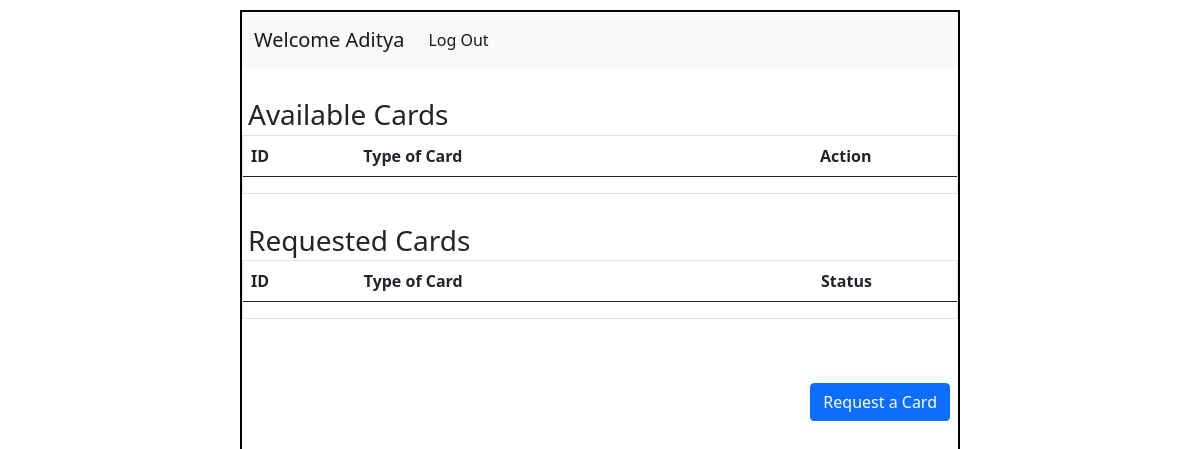
Page /home/4 on the earlier database version.
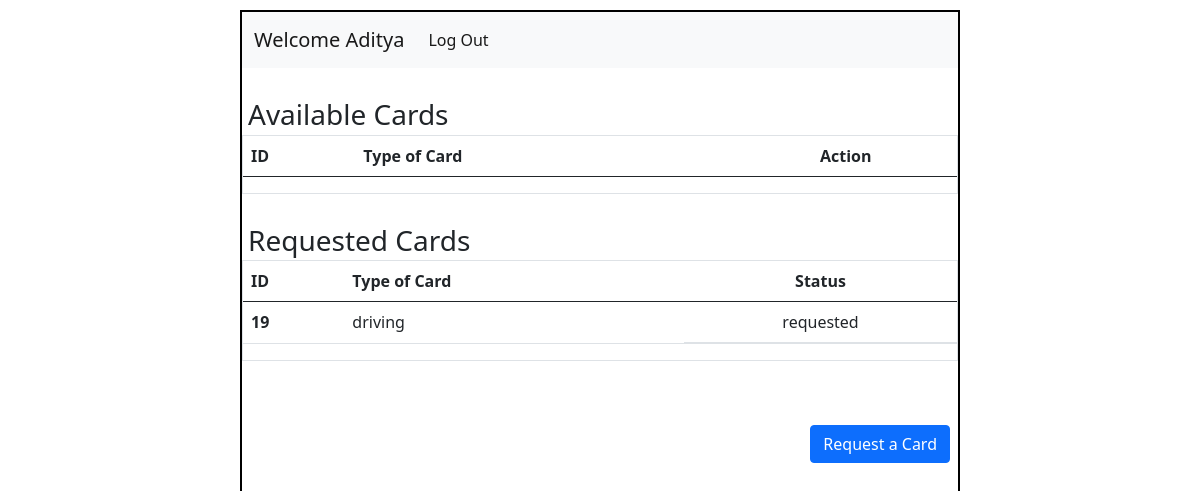
Same page on the later database version.
### application/models.py (models this page shows)
class Info(db.Model):
    id = db.Column(db.Integer(),primary_key= True)
    atr_name = db.Column(db.String(), nullable=False)
    atr_value = db.Column(db.String(),nullable = False)
    c_name = db.Column(db.String(),nullable = False)
    user_id = db.Column(db.Integer(),db.ForeignKey("user.id"),nullable= False)

### application/controllers.py (the view)
@app.route("/home/<int:user_id>")
def user_dash(user_id):
    this_user = User.query.filter_by(id=user_id).first()
    return render_template("user_dash.html",this_user=this_user)

### templates/user_dash.html (shortened to what this page needs)
<!DOCTYPE html>
<html lang="en">
<head>
    <link rel="stylesheet" href="/static/style.css">
    <link href="https://cdn.jsdelivr.net/npm/bootstrap@5.0.2/dist/css/bootstrap.min.css" rel="stylesheet">
</head>
<body>
    <div id="main">
        <div id="canvas">
            <nav class="navbar navbar-expand-lg navbar-light bg-light">
                <div class="container-fluid">
                  <a class="navbar-brand" href="#">Welcome {{this_user.username}}</a>
                  <div class="collapse navbar-collapse" id="navbarSupportedContent">
                    <ul class="navbar-nav me-auto mb-2 mb-lg-0">
                      <li class="nav-item">
                        <a class="nav-link active" aria-current="page" href="/login">Log Out</a>
                      </li>
                    </ul>
                  </div>
                </div>
            </nav>
            <div id="content">
                <h3 class="headings">Available Cards</h3>
                <div class="table border">
                    <table class="table">
                        <thead>
                          <tr>
                            <th scope="col">ID</th>
                            <th scope="col">Type of Card</th>
                            <th scope="col" class="text-center">Action</th>
                          </tr>
                        </thead>
                      </table>
                </div>
                <h3 class="headings">Requested Cards</h3>
                <div class="table border">
                    <table class="table ">
                        <thead>
                          <tr>
                            <th scope="col">ID</th>
                            <th scope="col">Type of Card</th>
                            <th scope="col" class="text-center">Status</th>
                          </tr>
                        </thead>
                        <tbody>
                          {% for info in this_user.details %}
                            {% if info.atr_name == "status" %}
                              <tr>
                                <th scope="row">{{info.id}}</th>
                                <td>{{info.c_name}}</td>
                                <td class="d-flex justify-content-center">{{info.atr_value}}</td>
                              </tr>
                            {% endif %}
                          {% endfor %}
                        </tbody>
                      </table>
                </div>
                <div class="text-end">
                    <a href="/request_card/{{this_user.id}}" type="button" class="btn btn-primary mx-2 my-5">Request a Card</a>
                </div>
            </div>
        </div>
    </div>
</body>
</html>

Differences in the rows shown:
added Info: id "19", c_name "driving", atr_value "requested"
